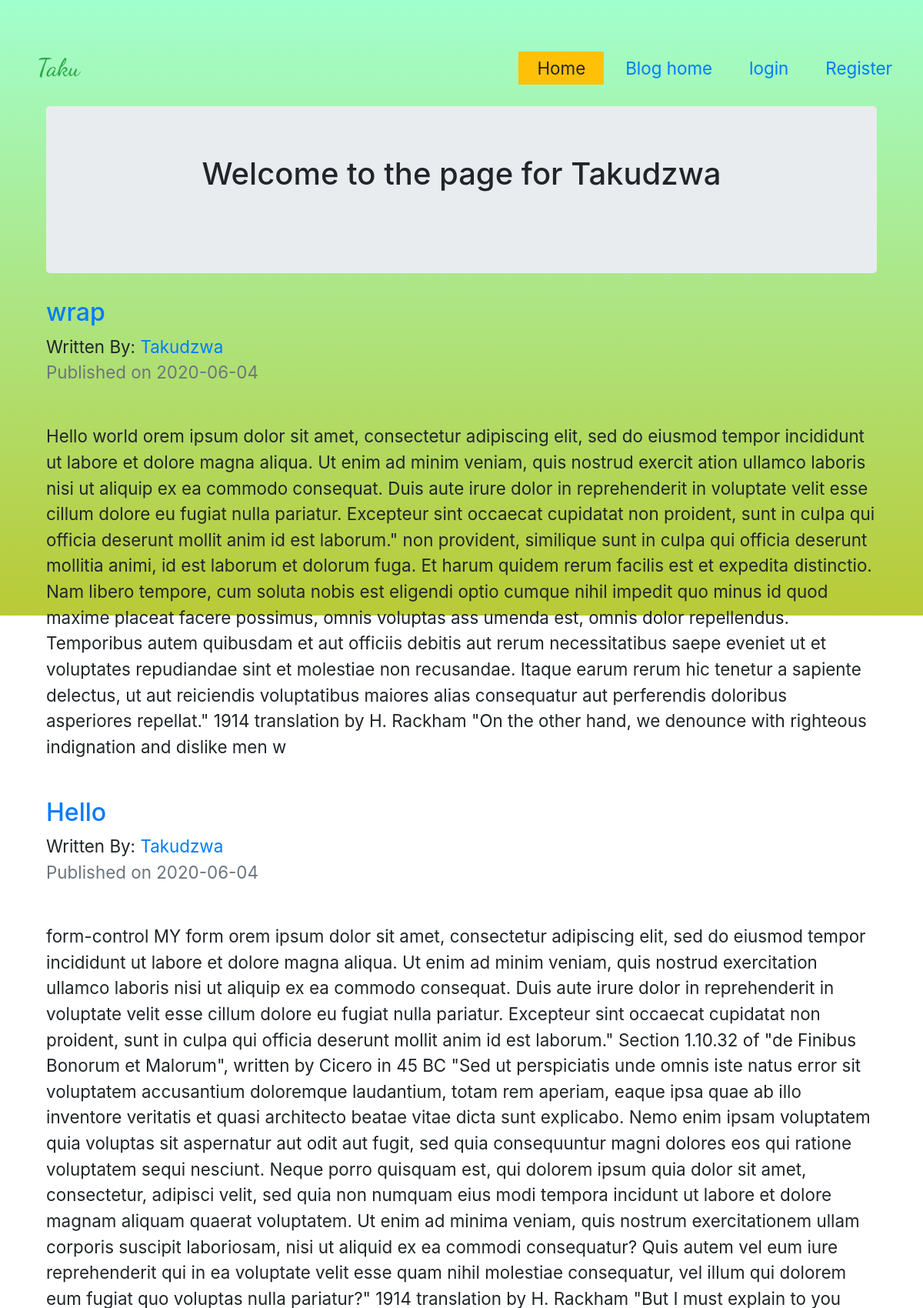
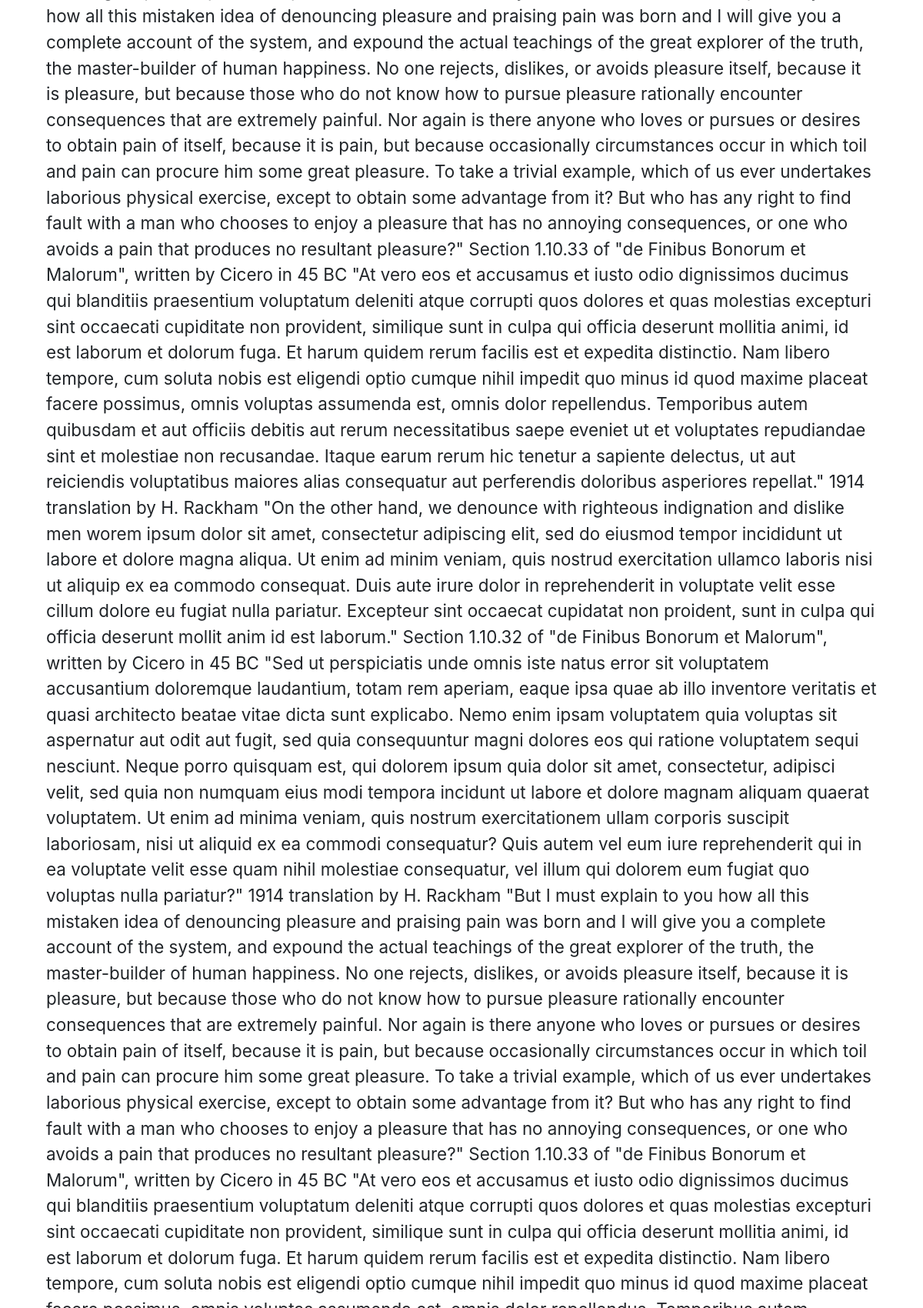
The page /blog/Takudzwa (upper part) on the database its author committed (2 pictures, top to bottom).
### website/blog/models.py (models this page shows, shortened)
class User(db.Model,UserMixin):
    __tablename__="users"
    id=db.Column(db.Integer,primary_key=True)
    profile_image=db.Column(db.String(64),nullable=False,default="default_profile.png")
    email=db.Column(db.String(64),unique=True,index=True)
    username=db.Column(db.String(64),unique=True,index=True)
    password_hash=db.Column(db.String(128))
    post=db.relationship("BlogPost", backref="author",lazy=True)

class BlogPost(db.Model):
    users= db.relationship(User)
    id=db.Column(db.Integer,primary_key=True)
    user_id=db.Column(db.Integer,db.ForeignKey("users.id"),nullable=False)
    date=db.Column(db.DateTime,nullable=False,default=datetime.utcnow)
    title=db.Column(db.String(140),nullable=False)
    text=db.Column(db.Text,nullable=False)

### website/blog/users/views.py (the view)
@users.route("/blog/<username>")
def user_posts(username):
    page=request.args.get("page",1,type=int)
    user=User.query.filter_by(username=username).first_or_404()
    blog_post = BlogPost.query.filter_by(author=user).order_by(BlogPost.date.desc()).paginate(page=page,per_page=5)
    return render_template("user_blog_posts.html",blog_posts=blog_post,user=user)

### website/templates/user_blog_posts.html (shortened to what this page needs)
{%extends "baseb.html"%}
{%block content%}
<div class="container">
  <div class="jumbotron">
    <div align="center">
      <h1>Welcome to the page for {{user.username}}</h1>
    </div>
  </div>
{%for post in blog_posts.items  %}
<h2><a href="{{url_for("blog_posts.blog_post",blog_post_id=post.id)}}"> {{post.title}}  </a></h2>
Written By: <a href="{{url_for('users.user_posts',username=post.author.username)}}">{{post.author.username}}</a>
<p class="text-muted" >Published on {{post.date.strftime("%Y-%m-%d")}} </p>
<br>
<p>{{post.text}}</p>
<br>
{%endfor%}
</div>
{%endblock%}

### website/static/blog_css.css (style rules this page uses)
body { background-image: linear-gradient( #a1ffce , #b9ca35); background-repeat: no-repeat; min-height: 100vh; font-size: 1.4rem; }

### rows shown on the page
User: username "Takudzwa"
BlogPost: title "wrap", author.username "Takudzwa", date "2020-06-04", text "Hello world orem ipsum dolor sit amet, consectetur adipiscing elit, sed do eiusmod tempor incididunt ut labore et dolore magna aliqua. Ut enim ad minim veniam, quis nostrud exercit ation ullamco laboris nisi ut aliquip ex ea commodo consequat. Duis aute irure dolor in reprehenderit in voluptate velit esse cillum dolore eu fugiat nulla pariatur. Excepteur sint occaecat cupidatat non proident, sunt in culpa qui officia deserunt mollit anim id est laborum.\" non provident, similique sunt in culpa qui officia deserunt mollitia animi, id est laborum et dolorum fuga. Et harum quidem rerum facilis est et expedita distinctio. Nam libero tempore, cum soluta nobis est eligendi optio cumque nihil…"
BlogPost: title "Hello", author.username "Takudzwa", date "2020-06-04"
